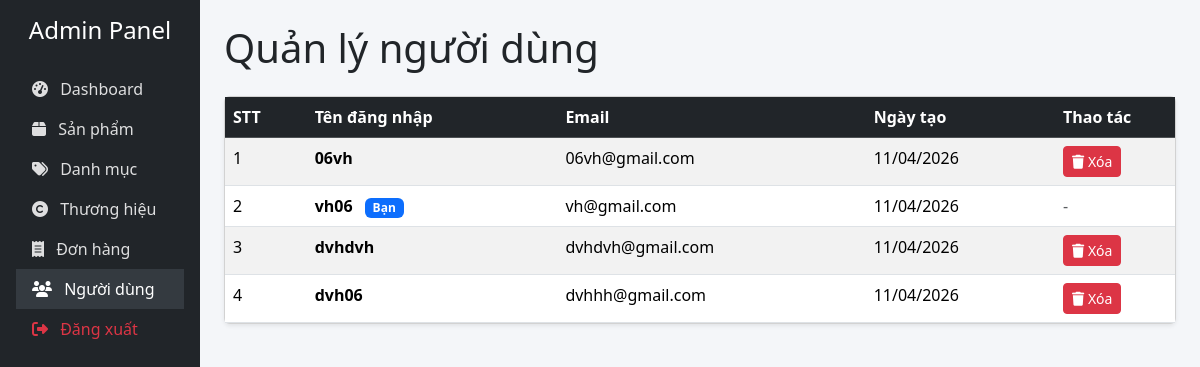
/admin/users.php (signed in), run on the app's committed database.
### tables this page shows
CREATE TABLE `users` (
  `id` int(11) NOT NULL,
  `username` varchar(50) NOT NULL,
  `email` varchar(100) NOT NULL,
  `password` varchar(255) NOT NULL,
  `role` enum('user','admin') DEFAULT 'user',
  `created_at` datetime DEFAULT current_timestamp()
);

### admin/users.php (the view, shortened to what this page needs)
<?php
require_once '../includes/config.php';
$users = $pdo->query("SELECT id, username, email, created_at FROM users ORDER BY created_at DESC")->fetchAll();
?>
<!DOCTYPE html>
<html lang="vi">
<head>
    <link href="https://cdn.jsdelivr.net/npm/bootstrap@5.3.3/dist/css/bootstrap.min.css" rel="stylesheet">
    <link rel="stylesheet" href="https://cdnjs.cloudflare.com/ajax/libs/font-awesome/6.5.0/css/all.min.css">
</head>
<body>
<div class="d-flex">
    <div class="sidebar col-md-3 col-lg-2 p-3">
        <h4 class="text-center mb-4">Admin Panel</h4>
        <ul class="nav flex-column">
            <li class="nav-item"><a class="nav-link" href="index.php"><i class="fas fa-tachometer-alt me-2"></i> Dashboard</a></li>
            <li class="nav-item"><a class="nav-link" href="products.php"><i class="fas fa-box me-2"></i> Sản phẩm</a></li>
            <li class="nav-item"><a class="nav-link" href="categories.php"><i class="fas fa-tags me-2"></i> Danh mục</a></li>
            <li class="nav-item"><a class="nav-link" href="brands.php"><i class="fas fa-copyright me-2"></i> Thương hiệu</a></li>
            <li class="nav-item"><a class="nav-link" href="orders.php"><i class="fas fa-receipt me-2"></i> Đơn hàng</a></li>
            <li class="nav-item"><a class="nav-link active" href="users.php"><i class="fas fa-users me-2"></i> Người dùng</a></li>
            <li class="nav-item"><a class="nav-link text-danger" href="../logout.php"><i class="fas fa-sign-out-alt me-2"></i> Đăng xuất</a></li>
        </ul>
    </div>
    <main class="col-md-9 col-lg-10 p-4">
        <h1 class="mb-4">Quản lý người dùng</h1>
        <div class="card shadow-sm">
            <div class="card-body p-0">
                <?php if (empty($users)): ?>
                    <div class="alert alert-info text-center py-5 mb-0">Chưa có người dùng nào</div>
                <?php else: ?>
                    <div class="table-responsive">
                        <table class="table table-hover table-striped mb-0">
                            <thead class="table-dark">
                                <tr>
                                    <th>STT</th>
                                    <th>Tên đăng nhập</th>
                                    <th>Email</th>
                                    <th>Ngày tạo</th>
                                    <th width="120">Thao tác</th>
                                </tr>
                            </thead>
                            <tbody>
                                <?php $stt = 1; foreach ($users as $user): ?>
                                    <tr>
                                        <td><?= $stt++ ?></td>
                                        <td>
                                            <strong><?= htmlspecialchars($user['username']) ?></strong>
                                            <?php if ($user['id'] == $_SESSION['user_id']): ?>
                                                <span class="badge bg-primary ms-2">Bạn</span>
                                            <?php endif; ?>
                                        </td>
                                        <td><?= htmlspecialchars($user['email']) ?></td>
                                        <td><?= date('d/m/Y', strtotime($user['created_at'])) ?></td>
                                        <td>
                                            <?php if ($user['id'] != $_SESSION['user_id']): ?>
                                                <button class="btn btn-sm btn-danger delete-btn"
                                                        data-id="<?= $user['id'] ?>"
                                                        data-username="<?= htmlspecialchars($user['username']) ?>">
                                                    <i class="fas fa-trash"></i> Xóa
                                                </button>
                                            <?php else: ?>
                                                <span class="text-muted text-sm">-</span>
                                            <?php endif; ?>
                                        </td>
                                    </tr>
                                <?php endforeach; ?>
                            </tbody>
                        </table>
                    </div>
                <?php endif; ?>
            </div>
        </div>
    </main>
</div>
</body>
</html>

### admin/users.php (style rules this page uses)
body { background: #f4f6f9; }
.sidebar { min-height: 100vh; background: #212529; color: white; }
.sidebar a { color: rgba(255,255,255,0.85); }
.sidebar a:hover, .sidebar .active { background: #343a40; color: white; }

### data on the page
users: username "06vh", email "06vh@gmail.com", created_at "11/04/2026"
users: username "vh06", shows "Bạn", email "vh@gmail.com", created_at "11/04/2026"
users: username "dvhdvh", email "dvhdvh@gmail.com", created_at "11/04/2026"
users: username "dvh06", email "dvhhh@gmail.com", created_at "11/04/2026"
